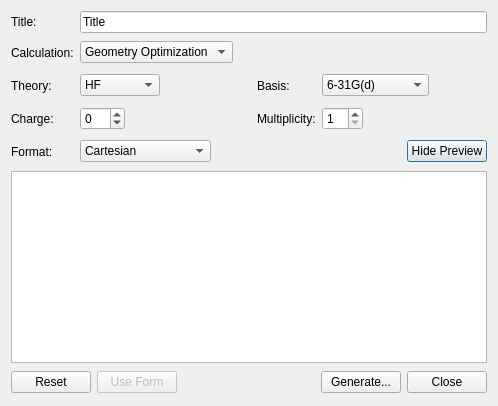
<?xml version="1.0" encoding="UTF-8"?>
<ui version="4.0">
 <class>MolproInputDialog</class>
 <widget class="QDialog" name="MolproInputDialog">
  <property name="geometry">
   <rect>
    <x>0</x>
    <y>0</y>
    <width>621</width>
    <height>471</height>
   </rect>
  </property>
  <property name="sizePolicy">
   <sizepolicy hsizetype="Fixed" vsizetype="Fixed">
    <horstretch>0</horstretch>
    <verstretch>0</verstretch>
   </sizepolicy>
  </property>
  <property name="windowTitle">
   <string>MOLPRO Input</string>
  </property>
  <layout class="QVBoxLayout" name="verticalLayout">
   <property name="sizeConstraint">
    <enum>QLayout::SetFixedSize</enum>
   </property>
   <item>
    <layout class="QGridLayout" name="gridLayout">
     <item row="0" column="0">
      <widget class="QLabel" name="label_7">
       <property name="text">
        <string>Title:</string>
       </property>
       <property name="buddy">
        <cstring>titleLine</cstring>
       </property>
      </widget>
     </item>
     <item row="0" column="1" colspan="3">
      <widget class="QLineEdit" name="titleLine">
       <property name="text">
        <string>Title</string>
       </property>
      </widget>
     </item>
     <item row="1" column="0">
      <widget class="QLabel" name="label">
       <property name="text">
        <string>Calculation:</string>
       </property>
       <property name="buddy">
        <cstring>calculationCombo</cstring>
       </property>
      </widget>
     </item>
     <item row="1" column="1">
      <layout class="QHBoxLayout" name="horizontalLayout">
       <item>
        <widget class="QComboBox" name="calculationCombo">
         <property name="currentIndex">
          <number>1</number>
         </property>
         <item>
          <property name="text">
           <string>Single Point Energy</string>
          </property>
         </item>
         <item>
          <property name="text">
           <string>Geometry Optimization</string>
          </property>
         </item>
         <item>
          <property name="text">
           <string>Frequencies</string>
          </property>
         </item>
        </widget>
       </item>
       <item>
        <spacer name="horizontalSpacer_2">
         <property name="orientation">
          <enum>Qt::Horizontal</enum>
         </property>
         <property name="sizeHint" stdset="0">
          <size>
           <width>18</width>
           <height>27</height>
          </size>
         </property>
        </spacer>
       </item>
      </layout>
     </item>
     <item row="1" column="3">
      <layout class="QHBoxLayout" name="horizontalLayout_5">
       <item>
        <spacer name="horizontalSpacer_5">
         <property name="orientation">
          <enum>Qt::Horizontal</enum>
         </property>
         <property name="sizeHint" stdset="0">
          <size>
           <width>58</width>
           <height>26</height>
          </size>
         </property>
        </spacer>
       </item>
      </layout>
     </item>
     <item row="2" column="0">
      <widget class="QLabel" name="label_2">
       <property name="text">
        <string>Theory:</string>
       </property>
       <property name="buddy">
        <cstring>theoryCombo</cstring>
       </property>
      </widget>
     </item>
     <item row="2" column="1">
      <layout class="QHBoxLayout" name="horizontalLayout_2">
       <item>
        <widget class="QComboBox" name="theoryCombo">
         <property name="editable">
          <bool>false</bool>
         </property>
         <property name="currentIndex">
          <number>0</number>
         </property>
         <item>
          <property name="text">
           <string>HF</string>
          </property>
         </item>
         <item>
          <property name="text">
           <string>MP2</string>
          </property>
         </item>
         <item>
          <property name="text">
           <string>B3LYP</string>
          </property>
         </item>
         <item>
          <property name="text">
           <string>CCSD</string>
          </property>
         </item>
         <item>
          <property name="text">
           <string>CCSD(T)</string>
          </property>
         </item>
        </widget>
       </item>
       <item>
        <spacer name="horizontalSpacer_3">
         <property name="orientation">
          <enum>Qt::Horizontal</enum>
         </property>
         <property name="sizeHint" stdset="0">
          <size>
           <width>58</width>
           <height>27</height>
          </size>
         </property>
        </spacer>
       </item>
      </layout>
     </item>
     <item row="2" column="2">
      <widget class="QLabel" name="label_5">
       <property name="text">
        <string>Basis:</string>
       </property>
       <property name="buddy">
        <cstring>basisCombo</cstring>
       </property>
      </widget>
     </item>
     <item row="2" column="3">
      <layout class="QHBoxLayout" name="horizontalLayout_6">
       <item>
        <widget class="QComboBox" name="basisCombo">
         <property name="currentIndex">
          <number>2</number>
         </property>
         <item>
          <property name="text">
           <string>STO-3G</string>
          </property>
         </item>
         <item>
          <property name="text">
           <string>3-21G</string>
          </property>
         </item>
         <item>
          <property name="text">
           <string>6-31G(d)</string>
          </property>
         </item>
         <item>
          <property name="text">
           <string>6-31G(d,p)</string>
          </property>
         </item>
         <item>
          <property name="text">
           <string>6-31+G(d)</string>
          </property>
         </item>
         <item>
          <property name="text">
           <string>6-311G(d)</string>
          </property>
         </item>
         <item>
          <property name="text">
           <string>cc-pVDZ</string>
          </property>
         </item>
         <item>
          <property name="text">
           <string>cc-pVTZ</string>
          </property>
         </item>
         <item>
          <property name="text">
           <string>AUG-cc-pVDZ</string>
          </property>
         </item>
         <item>
          <property name="text">
           <string>AUG-cc-pVTZ</string>
          </property>
         </item>
        </widget>
       </item>
       <item>
        <spacer name="horizontalSpacer_6">
         <property name="orientation">
          <enum>Qt::Horizontal</enum>
         </property>
         <property name="sizeHint" stdset="0">
          <size>
           <width>58</width>
           <height>26</height>
          </size>
         </property>
        </spacer>
       </item>
      </layout>
     </item>
     <item row="3" column="0">
      <widget class="QLabel" name="label_3">
       <property name="text">
        <string>Charge:</string>
       </property>
       <property name="buddy">
        <cstring>chargeSpin</cstring>
       </property>
      </widget>
     </item>
     <item row="3" column="1">
      <layout class="QHBoxLayout" name="horizontalLayout_4">
       <item>
        <widget class="QSpinBox" name="chargeSpin">
         <property name="minimum">
          <number>-99</number>
         </property>
         <property name="value">
          <number>0</number>
         </property>
        </widget>
       </item>
       <item>
        <spacer name="horizontalSpacer_4">
         <property name="orientation">
          <enum>Qt::Horizontal</enum>
         </property>
         <property name="sizeHint" stdset="0">
          <size>
           <width>58</width>
           <height>27</height>
          </size>
         </property>
        </spacer>
       </item>
      </layout>
     </item>
     <item row="3" column="2">
      <widget class="QLabel" name="label_6">
       <property name="text">
        <string>Multiplicity:</string>
       </property>
       <property name="buddy">
        <cstring>multiplicitySpin</cstring>
       </property>
      </widget>
     </item>
     <item row="3" column="3">
      <layout class="QHBoxLayout" name="horizontalLayout_7">
       <item>
        <widget class="QSpinBox" name="multiplicitySpin">
         <property name="minimum">
          <number>1</number>
         </property>
         <property name="value">
          <number>1</number>
         </property>
        </widget>
       </item>
       <item>
        <spacer name="horizontalSpacer_7">
         <property name="orientation">
          <enum>Qt::Horizontal</enum>
         </property>
         <property name="sizeHint" stdset="0">
          <size>
           <width>58</width>
           <height>26</height>
          </size>
         </property>
        </spacer>
       </item>
      </layout>
     </item>
     <item row="4" column="0">
      <widget class="QLabel" name="label_10">
       <property name="text">
        <string>Format:</string>
       </property>
       <property name="buddy">
        <cstring>coordCombo</cstring>
       </property>
      </widget>
     </item>
     <item row="4" column="1">
      <layout class="QHBoxLayout" name="horizontalLayout_9">
       <item>
        <widget class="QComboBox" name="coordCombo">
         <property name="enabled">
          <bool>true</bool>
         </property>
         <property name="currentIndex">
          <number>0</number>
         </property>
         <item>
          <property name="text">
           <string>Cartesian</string>
          </property>
         </item>
         <item>
          <property name="text">
           <string>Z-matrix</string>
          </property>
         </item>
         <item>
          <property name="text">
           <string>Z-matrix (compact)</string>
          </property>
         </item>
        </widget>
       </item>
       <item>
        <spacer name="horizontalSpacer_9">
         <property name="orientation">
          <enum>Qt::Horizontal</enum>
         </property>
         <property name="sizeHint" stdset="0">
          <size>
           <width>18</width>
           <height>27</height>
          </size>
         </property>
        </spacer>
       </item>
      </layout>
     </item>
     <item row="4" column="3">
      <layout class="QHBoxLayout" name="horizontalLayout_10">
       <item>
        <spacer name="horizontalSpacer_8">
         <property name="orientation">
          <enum>Qt::Horizontal</enum>
         </property>
         <property name="sizeHint" stdset="0">
          <size>
           <width>18</width>
           <height>26</height>
          </size>
         </property>
        </spacer>
       </item>
       <item>
        <widget class="QPushButton" name="moreButton">
         <property name="sizePolicy">
          <sizepolicy hsizetype="Fixed" vsizetype="Fixed">
           <horstretch>0</horstretch>
           <verstretch>0</verstretch>
          </sizepolicy>
         </property>
         <property name="text">
          <string>Hide Preview</string>
         </property>
        </widget>
       </item>
      </layout>
     </item>
    </layout>
   </item>
   <item>
    <widget class="QTextEdit" name="previewText">
     <property name="enabled">
      <bool>true</bool>
     </property>
     <property name="readOnly">
      <bool>false</bool>
     </property>
     <property name="acceptRichText">
      <bool>false</bool>
     </property>
    </widget>
   </item>
   <item>
    <layout class="QHBoxLayout" name="horizontalLayout_3">
     <property name="sizeConstraint">
      <enum>QLayout::SetFixedSize</enum>
     </property>
     <item>
      <widget class="QPushButton" name="resetButton">
       <property name="text">
        <string>Reset</string>
       </property>
      </widget>
     </item>
     <item>
      <widget class="QPushButton" name="enableFormButton">
       <property name="enabled">
        <bool>false</bool>
       </property>
       <property name="text">
        <string>Use Form</string>
       </property>
      </widget>
     </item>
     <item>
      <spacer name="horizontalSpacer">
       <property name="orientation">
        <enum>Qt::Horizontal</enum>
       </property>
       <property name="sizeHint" stdset="0">
        <size>
         <width>48</width>
         <height>26</height>
        </size>
       </property>
      </spacer>
     </item>
     <item>
      <widget class="QPushButton" name="generateButton">
       <property name="text">
        <string>Generate...</string>
       </property>
      </widget>
     </item>
     <item>
      <widget class="QPushButton" name="closeButton">
       <property name="text">
        <string>Close</string>
       </property>
      </widget>
     </item>
    </layout>
   </item>
  </layout>
 </widget>
 <tabstops>
  <tabstop>titleLine</tabstop>
  <tabstop>calculationCombo</tabstop>
  <tabstop>theoryCombo</tabstop>
  <tabstop>basisCombo</tabstop>
  <tabstop>chargeSpin</tabstop>
  <tabstop>multiplicitySpin</tabstop>
  <tabstop>coordCombo</tabstop>
  <tabstop>moreButton</tabstop>
  <tabstop>previewText</tabstop>
  <tabstop>generateButton</tabstop>
  <tabstop>closeButton</tabstop>
  <tabstop>resetButton</tabstop>
  <tabstop>enableFormButton</tabstop>
 </tabstops>
 <resources/>
 <connections>
  <connection>
   <sender>closeButton</sender>
   <signal>clicked()</signal>
   <receiver>MolproInputDialog</receiver>
   <slot>close()</slot>
   <hints>
    <hint type="sourcelabel">
     <x>451</x>
     <y>411</y>
    </hint>
    <hint type="destinationlabel">
     <x>258</x>
     <y>243</y>
    </hint>
   </hints>
  </connection>
 </connections>
</ui>
